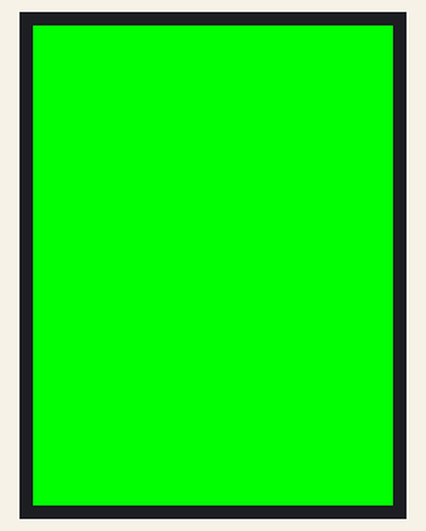
A program run on a simulated ESP32. Shown: 240×320 colour display. What the program prints to the serial monitor is not drawn.

Above: at 1.3 s.
At 2.4 s:
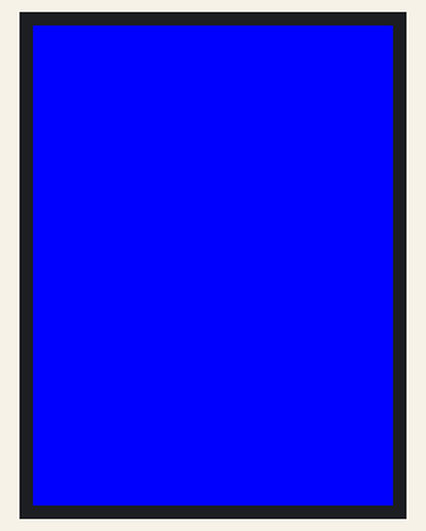
At 3.5 s:
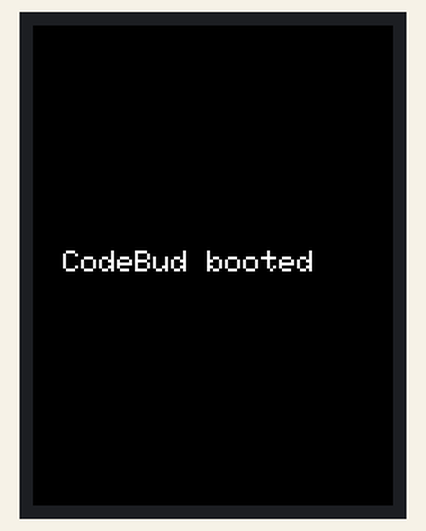

Measured:
- by itself, everything shown: repeats every 5.3 s, in 4 steps
- what the display in image 0 shows lasts 1.1 s, from 1.2 s to 2.3 s
- what the display in image 1 shows lasts 1.2 s, from 2.3 s to 3.5 s
- what the display in image 2 shows lasts 2.0 s, from 3.5 s to 5.5 s

The program:

main.cpp
```cpp
#include <Arduino.h>
#include <TFT_eSPI.h>
#include "config.h"

TFT_eSPI tft = TFT_eSPI();

void setup() {
  Serial.begin(115200);

  tft.init();
  tft.setRotation(0);

  Serial.println("CodeBud display test started");
}

void loop() {
  tft.fillScreen(TFT_RED);
  Serial.println("RED");
  delay(1000);

  tft.fillScreen(TFT_GREEN);
  Serial.println("GREEN");
  delay(1000);

  tft.fillScreen(TFT_BLUE);
  Serial.println("BLUE");
  delay(1000);

  tft.fillScreen(TFT_BLACK);
  tft.setTextColor(TFT_WHITE, TFT_BLACK);
  tft.setTextSize(2);
  tft.setCursor(20, SCREEN_HEIGHT / 2 - 10);
  tft.println("CodeBud booted");
  Serial.println("TEXT");
  delay(2000);
}
```

config.h
```cpp
#pragma once

// Display resolution, must match TFT_WIDTH / TFT_HEIGHT build flags
// in platformio.ini.
#define SCREEN_WIDTH  240
#define SCREEN_HEIGHT 320
```
